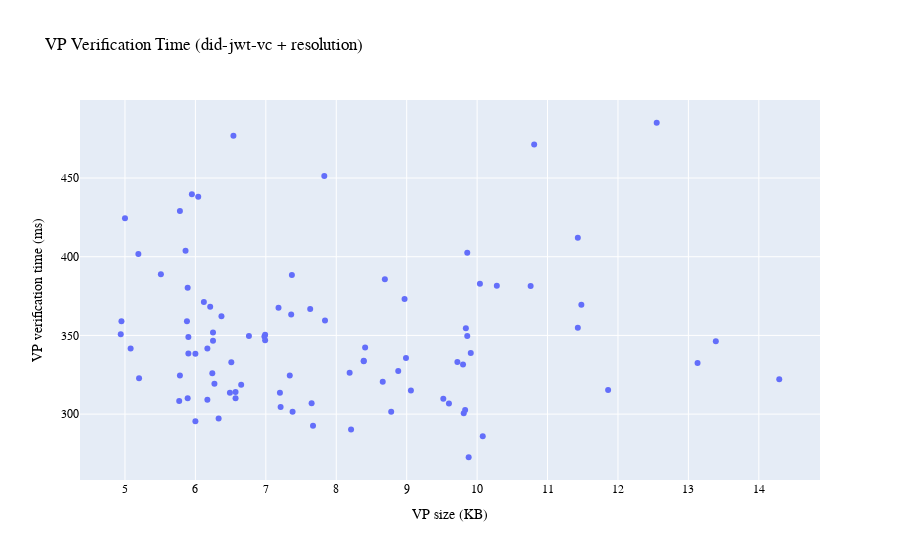
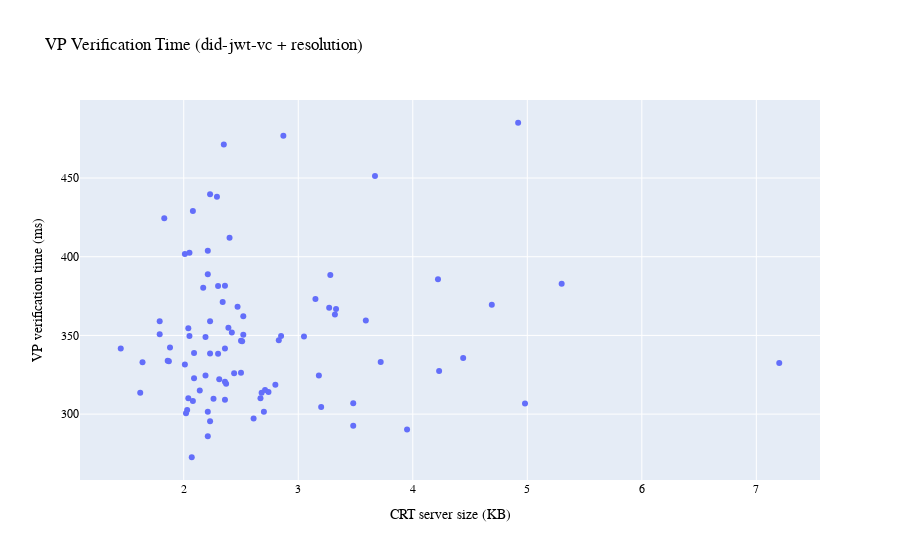
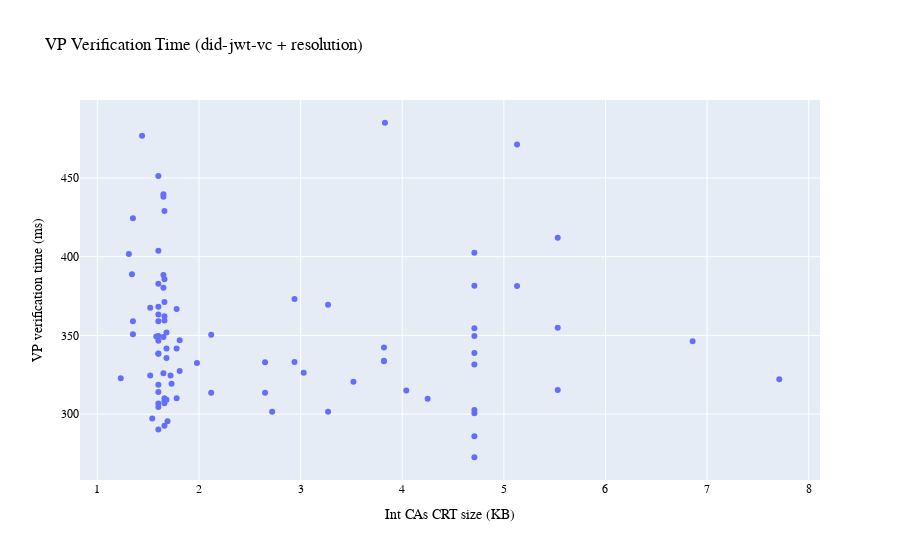
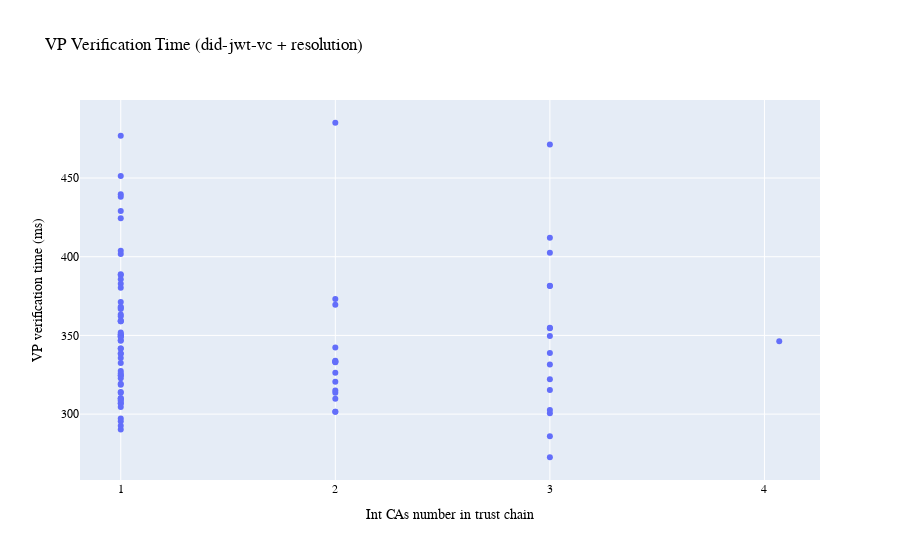

Notebook code for these charts, in order:
### Code cell
df = pd.read_csv("../perf/P3-DPKI-Sep.csv")

print(df.info())
df = df.dropna()
print(df.info())

#Only OK responses and numerical columns
df = df[df['Flag'] == 'OK']
df = df.drop(columns=['Flag', 'VerVPRes', 'VerCRTRes'])

#--------------------------Clean from outliers--------------------------
z_scoresVP = zscore(df['VerVPTime'])
z_scoresinfoCT = zscore(df['VerCTTime'])
threshold = 4.5
cleanedDF = df[(z_scoresVP < threshold)]
cleanedDF = cleanedDF[(z_scoresinfoCT < threshold)]

cleanedDF = cleanedDF.groupby('CommName').mean()

dfSizeVP = cleanedDF.sort_values(by='sizeVP')
dfSizeCRT = cleanedDF.sort_values(by='sizeCRT')
dfSizeCRTIntCA = cleanedDF.sort_values(by='sizeCRTIntCA')
dfnIntCA = cleanedDF.sort_values(by='nIntCA')
print(dfSizeVP)


template = "plotly"
scatter_color = "#636EFA"

# Plot VP verification time depending on the VP size
fig10 = px.scatter(dfSizeVP, x=dfSizeVP.columns[7], y=dfSizeVP.columns[0], title='VP Verification Time (did-jwt-vc + resolution)', template=template)
fig10.update_traces(marker_color=scatter_color)
fig10.update_layout(
    xaxis_title="VP size (KB)",
    yaxis_title="VP verification time (ms)",
    font=dict(family="Arial", size=12, color="black"),
    xaxis=dict(tickmode='linear', tick0=1, dtick=1)
)
fig10.show()

# Plot VP verification time depending on the server certificate size
fig11 = px.scatter(dfSizeCRT, x=dfSizeCRT.columns[5], y=dfSizeCRT.columns[0], title='VP Verification Time (did-jwt-vc + resolution)', template=template)
fig11.update_traces(marker_color=scatter_color)
fig11.update_layout(
    xaxis_title="CRT server size (KB)",
    yaxis_title="VP verification time (ms)",
    font=dict(family="Arial", size=12, color="black"),
    xaxis=dict(tickmode='linear', tick0=1, dtick=1)
)
fig11.show()

# Plot VP verification time depending on the intermediate CAs certificate size 
fig12 = px.scatter(dfSizeCRTIntCA, x=dfSizeCRTIntCA.columns[6], y=dfSizeCRTIntCA.columns[0], title='VP Verification Time (did-jwt-vc + resolution)', template=template)
fig12.update_traces(marker_color=scatter_color)
fig12.update_layout(
    xaxis_title="Int CAs CRT size (KB)",
    yaxis_title="VP verification time (ms)",
    font=dict(family="Arial", size=12, color="black"),
    xaxis=dict(tickmode='linear', tick0=1, dtick=1)
)
fig12.show()

# Plot VP verification time depending on the number of intermediate CAs in the trust chain
fig13 = px.scatter(dfnIntCA, x=dfnIntCA.columns[4], y=dfnIntCA.columns[0], title='VP Verification Time (did-jwt-vc + resolution)', template=template)
fig13.update_traces(marker_color=scatter_color)
fig13.update_layout(
    xaxis_title="Int CAs number in trust chain",
    yaxis_title="VP verification time (ms)",
    font=dict(family="Arial", size=12, color="black"),
    xaxis=dict(tickmode='linear', tick0=1, dtick=1)
)
fig13.show()


#--------------------------Average on data with outliers (NO CLEANED DATAFRAME)--------------------------
meanVPCheckTime = cleanedDF.iloc[:, 0].mean()
print(f"Average Time VP check: {meanVPCheckTime:.2f} ms")

meanVPSize = cleanedDF.iloc[:, 7].mean()
print(f"Average VP size: {meanVPSize:.2f} KB")


#---------------------------------Correlation matrix (CLEANED DATAFRAME)---------------------------------
correlation_matrix = cleanedDF.corr()

fig = px.imshow(correlation_matrix,
                labels=dict(x="", y="", color="Correlation"),
                x=correlation_matrix.columns,
                y=correlation_matrix.columns,
                color_continuous_scale='RdBu',
                zmin=-1,
                zmax=1,
                width=800, height=600)


fig.update_layout(
    title="Correlation Matrix",
    font=dict(family="Arial", size=14, color="black"),
    coloraxis_colorbar=dict(title="Correlation"),
)

fig.show()
print(correlation_matrix)

### Figure 1 — Plotly figure (JSON) as saved in the notebook; plotly's stock layout.template omitted (floating-point values rounded to 4 significant figures)
{"data": [{"hovertemplate": "sizeVP=%{x}<br>VerVPTime=%{y}<extra></extra>", "legendgroup": "", "marker": {"color": "#636EFA", "symbol": "circle"}, "mode": "markers", "name": "", "orientation": "v", "showlegend": false, "type": "scatter", "x": [4.94, 4.95, 5, 5.08, 5.19, 5.2, 5.51, 5.77, 5.78, 5.78, 5.86, 5.88, 5.89, 5.89, 5.9, 5.9, 5.95, 6, 6, 6.04, 6.12, 6.17, 6.17, 6.21, 6.24, 6.25, 6.25, 6.27, 6.33, 6.37, 6.49, 6.51, 6.54, 6.57, 6.57, 6.65, 6.76, 6.98, 6.99, 6.99, 7.18, 7.2, 7.21, 7.34, 7.36, 7.37, 7.38, 7.63, 7.65, 7.67, 7.83, 7.84, 8.19, 8.21, 8.39, 8.39, 8.41, 8.66, 8.69, 8.78, 8.88, 8.97, 8.99, 9.06, 9.52, 9.6, 9.72, 9.8, 9.81, 9.83, 9.84, 9.86, 9.86, 9.88, 9.91, 10.04, 10.08, 10.28, 10.76, 10.81, 11.43, 11.43, 11.48, 11.86, 12.55, 13.13, 13.39, 14.29], "xaxis": "x", "y": [350.8, 359.1, 424.5, 341.6, 401.7, 322.9, 388.8, 308.3, 324.5, 429.1, 403.8, 359.0, 310.1, 380.2, 338.5, 349.0, 439.7, 295.5, 338.3, 438.1, 371.2, 309.1, 341.7, 368.3, 325.9, 346.6, 351.8, 319.4, 297.2, 362.2, 313.6, 333.0, 476.8, 314.0, 310.0, 318.6, 349.6, 349.3, 350.4, 347.0, 367.5, 313.6, 304.5, 324.6, 363.3, 388.4, 301.5, 366.7, 306.9, 292.5, 451.3, 359.5, 326.2, 290.2, 333.7, 334.0, 342.4, 320.6, 385.6, 301.5, 327.4, 373.2, 335.6, 315.0, 309.8, 306.8, 333.0, 331.5, 300.6, 302.7, 354.6, 349.6, 402.5, 272.6, 338.9, 382.8, 286.0, 381.6, 381.4, 471.4, 354.9, 412.1, 369.5, 315.4, 485.1, 332.4, 346.2, 322.2], "yaxis": "y"}], "layout": {"font": {"color": "black", "family": "Arial", "size": 12}, "legend": {"tracegroupgap": 0}, "title": {"text": "VP Verification Time (did-jwt-vc + resolution)"}, "xaxis": {"anchor": "y", "domain": [0, 1], "dtick": 1, "tick0": 1, "tickmode": "linear", "title": {"text": "VP size (KB)"}}, "yaxis": {"anchor": "x", "domain": [0, 1], "title": {"text": "VP verification time (ms)"}}}}

### Figure 2 — Plotly figure (JSON) as saved in the notebook; plotly's stock layout.template omitted (floating-point values rounded to 4 significant figures)
{"data": [{"hovertemplate": "sizeCRT=%{x}<br>VerVPTime=%{y}<extra></extra>", "legendgroup": "", "marker": {"color": "#636EFA", "symbol": "circle"}, "mode": "markers", "name": "", "orientation": "v", "showlegend": false, "type": "scatter", "x": [1.45, 1.62, 1.64, 1.79, 1.79, 1.83, 1.86, 1.87, 1.88, 2.01, 2.01, 2.02, 2.03, 2.04, 2.04, 2.05, 2.05, 2.07, 2.08, 2.08, 2.09, 2.09, 2.14, 2.17, 2.19, 2.19, 2.21, 2.21, 2.21, 2.21, 2.23, 2.23, 2.23, 2.23, 2.26, 2.29, 2.3, 2.3, 2.31, 2.34, 2.35, 2.36, 2.36, 2.36, 2.36, 2.37, 2.39, 2.4, 2.42, 2.44, 2.47, 2.5, 2.5, 2.51, 2.52, 2.52, 2.61, 2.67, 2.68, 2.7, 2.71, 2.74, 2.8, 2.83, 2.85, 2.87, 3.05, 3.15, 3.18, 3.2, 3.27, 3.28, 3.32, 3.33, 3.48, 3.48, 3.59, 3.67, 3.72, 3.95, 4.22, 4.23, 4.44, 4.69, 4.92, 4.98, 5.3, 7.2], "xaxis": "x", "y": [341.6, 313.6, 333.0, 359.1, 350.8, 424.5, 334.0, 333.7, 342.4, 401.7, 331.5, 300.6, 302.7, 354.6, 310.1, 349.6, 402.5, 272.6, 429.1, 308.3, 322.9, 338.9, 315.0, 380.2, 324.5, 349.0, 286.0, 403.8, 388.8, 301.5, 359.0, 295.5, 338.5, 439.7, 309.8, 438.1, 338.3, 381.4, 322.2, 371.2, 471.4, 309.1, 381.6, 341.7, 320.6, 319.4, 354.9, 412.1, 351.8, 325.9, 368.3, 326.2, 346.6, 346.2, 362.2, 350.4, 297.2, 310.0, 313.6, 301.5, 315.4, 314.0, 318.6, 347.0, 349.6, 476.8, 349.3, 373.2, 324.6, 304.5, 367.5, 388.4, 363.3, 366.7, 306.9, 292.5, 359.5, 451.3, 333.0, 290.2, 385.6, 327.4, 335.6, 369.5, 485.1, 306.8, 382.8, 332.4], "yaxis": "y"}], "layout": {"font": {"color": "black", "family": "Arial", "size": 12}, "legend": {"tracegroupgap": 0}, "title": {"text": "VP Verification Time (did-jwt-vc + resolution)"}, "xaxis": {"anchor": "y", "domain": [0, 1], "dtick": 1, "tick0": 1, "tickmode": "linear", "title": {"text": "CRT server size (KB)"}}, "yaxis": {"anchor": "x", "domain": [0, 1], "title": {"text": "VP verification time (ms)"}}}}

### Figure 3 — Plotly figure (JSON) as saved in the notebook; plotly's stock layout.template omitted (floating-point values rounded to 4 significant figures)
{"data": [{"hovertemplate": "sizeCRTIntCA=%{x}<br>VerVPTime=%{y}<extra></extra>", "legendgroup": "", "marker": {"color": "#636EFA", "symbol": "circle"}, "mode": "markers", "name": "", "orientation": "v", "showlegend": false, "type": "scatter", "x": [1.23, 1.31, 1.34, 1.35, 1.35, 1.35, 1.44, 1.52, 1.52, 1.54, 1.58, 1.6, 1.6, 1.6, 1.6, 1.6, 1.6, 1.6, 1.6, 1.6, 1.6, 1.6, 1.6, 1.6, 1.6, 1.6, 1.65, 1.65, 1.65, 1.65, 1.65, 1.65, 1.66, 1.66, 1.66, 1.66, 1.66, 1.66, 1.66, 1.66, 1.66, 1.68, 1.68, 1.68, 1.68, 1.69, 1.72, 1.73, 1.78, 1.78, 1.78, 1.81, 1.81, 1.98, 2.12, 2.12, 2.65, 2.65, 2.72, 2.94, 2.94, 3.03, 3.27, 3.27, 3.52, 3.82, 3.82, 3.82, 3.83, 4.04, 4.25, 4.71, 4.71, 4.71, 4.71, 4.71, 4.71, 4.71, 4.71, 4.71, 4.71, 5.13, 5.13, 5.53, 5.53, 5.53, 6.858, 7.71], "xaxis": "x", "y": [322.9, 401.7, 388.8, 424.5, 359.1, 350.8, 476.8, 324.5, 367.5, 297.2, 349.3, 338.5, 359.0, 403.8, 314.0, 290.2, 451.3, 306.8, 304.5, 346.6, 363.3, 318.6, 338.3, 349.6, 368.3, 382.8, 439.7, 380.2, 438.1, 325.9, 388.4, 349.0, 362.2, 429.1, 310.0, 385.6, 292.5, 308.3, 306.9, 359.5, 371.2, 351.8, 335.6, 341.7, 309.1, 295.5, 324.6, 319.4, 341.6, 310.1, 366.7, 327.4, 347.0, 332.4, 313.6, 350.4, 333.0, 313.6, 301.5, 373.2, 333.0, 326.2, 369.5, 301.5, 320.6, 342.4, 333.7, 334.0, 485.1, 315.0, 309.8, 354.6, 286.0, 300.6, 349.6, 331.5, 381.6, 338.9, 302.7, 272.6, 402.5, 381.4, 471.4, 354.9, 315.4, 412.1, 346.2, 322.2], "yaxis": "y"}], "layout": {"font": {"color": "black", "family": "Arial", "size": 12}, "legend": {"tracegroupgap": 0}, "title": {"text": "VP Verification Time (did-jwt-vc + resolution)"}, "xaxis": {"anchor": "y", "domain": [0, 1], "dtick": 1, "tick0": 1, "tickmode": "linear", "title": {"text": "Int CAs CRT size (KB)"}}, "yaxis": {"anchor": "x", "domain": [0, 1], "title": {"text": "VP verification time (ms)"}}}}

### Figure 4 — Plotly figure (JSON) as saved in the notebook; plotly's stock layout.template omitted (floating-point values rounded to 4 significant figures)
{"data": [{"hovertemplate": "nIntCA=%{x}<br>VerVPTime=%{y}<extra></extra>", "legendgroup": "", "marker": {"color": "#636EFA", "symbol": "circle"}, "mode": "markers", "name": "", "orientation": "v", "showlegend": false, "type": "scatter", "x": [1, 1, 1, 1, 1, 1, 1, 1, 1, 1, 1, 1, 1, 1, 1, 1, 1, 1, 1, 1, 1, 1, 1, 1, 1, 1, 1, 1, 1, 1, 1, 1, 1, 1, 1, 1, 1, 1, 1, 1, 1, 1, 1, 1, 1, 1, 1, 1, 1, 1, 1, 1, 1, 1, 1, 1, 2, 2, 2, 2, 2, 2, 2, 2, 2, 2, 2, 2, 2, 2, 2, 3, 3, 3, 3, 3, 3, 3, 3, 3, 3, 3, 3, 3, 3, 3, 3, 4.069], "xaxis": "x", "y": [313.6, 341.7, 297.2, 350.8, 350.4, 403.8, 429.1, 366.7, 424.5, 332.4, 359.1, 346.6, 318.6, 338.3, 349.3, 306.8, 341.6, 304.5, 362.2, 367.5, 351.8, 388.8, 388.4, 385.6, 292.5, 306.9, 359.5, 327.4, 324.6, 363.3, 322.9, 382.8, 310.0, 324.5, 335.6, 371.2, 380.2, 451.3, 438.1, 308.3, 476.8, 347.0, 314.0, 439.7, 319.4, 325.9, 349.6, 359.0, 368.3, 401.7, 295.5, 349.0, 338.5, 310.1, 290.2, 309.1, 301.5, 485.1, 334.0, 342.4, 301.5, 326.2, 313.6, 333.0, 333.0, 333.7, 373.2, 309.8, 369.5, 320.6, 315.0, 354.6, 381.4, 354.9, 286.0, 300.6, 349.6, 331.5, 381.6, 338.9, 471.4, 302.7, 272.6, 402.5, 315.4, 412.1, 322.2, 346.2], "yaxis": "y"}], "layout": {"font": {"color": "black", "family": "Arial", "size": 12}, "legend": {"tracegroupgap": 0}, "title": {"text": "VP Verification Time (did-jwt-vc + resolution)"}, "xaxis": {"anchor": "y", "domain": [0, 1], "dtick": 1, "tick0": 1, "tickmode": "linear", "title": {"text": "Int CAs number in trust chain"}}, "yaxis": {"anchor": "x", "domain": [0, 1], "title": {"text": "VP verification time (ms)"}}}}
